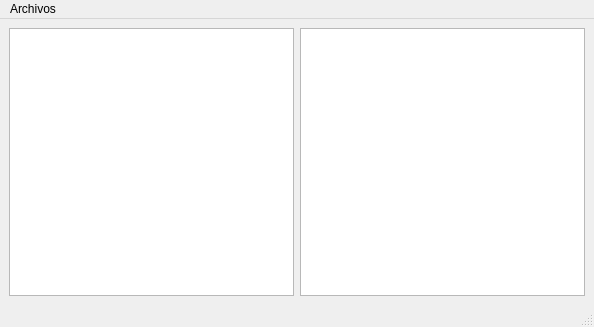
<?xml version="1.0" encoding="UTF-8"?>
<ui version="4.0">
 <class>FileExplorer</class>
 <widget class="QMainWindow" name="FileExplorer">
  <property name="geometry">
   <rect>
    <x>0</x>
    <y>0</y>
    <width>594</width>
    <height>327</height>
   </rect>
  </property>
  <property name="windowTitle">
   <string>MainWindow</string>
  </property>
  <widget class="QWidget" name="centralwidget">
   <layout class="QGridLayout" name="gridLayout">
    <item row="0" column="0">
     <widget class="QListView" name="listView"/>
    </item>
    <item row="0" column="1">
     <widget class="QListWidget" name="listWidget"/>
    </item>
   </layout>
  </widget>
  <widget class="QMenuBar" name="menubar">
   <property name="geometry">
    <rect>
     <x>0</x>
     <y>0</y>
     <width>594</width>
     <height>22</height>
    </rect>
   </property>
   <widget class="QMenu" name="menuArchivos">
    <property name="title">
     <string>Archivos</string>
    </property>
   </widget>
   <addaction name="menuArchivos"/>
  </widget>
  <widget class="QStatusBar" name="statusbar"/>
 </widget>
 <resources/>
 <connections/>
</ui>
